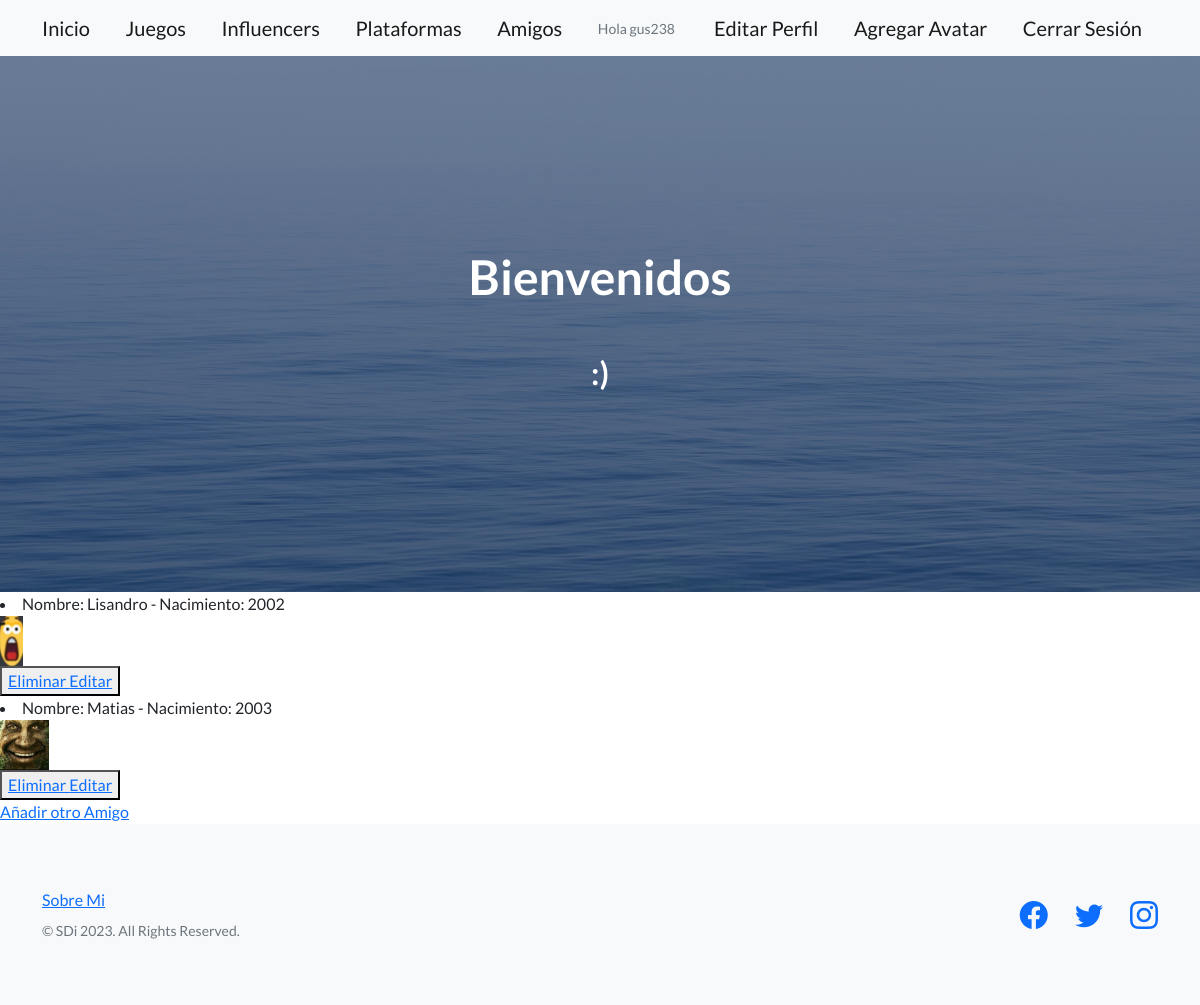
/LaSegunda/leer_amigo/ (signed in), run on the app's committed database.
### LaSegunda/models.py (models this page shows)
class Amigo(models.Model):
    nombre = models.CharField(max_length=40)
    nacimiento = models.IntegerField()
    imagen = models.ImageField(upload_to='la_segunda_objetos', null=True, blank=True)
    def __str__(self):
        return f"Nombre: {self.nombre} - Nacimiento: {self.nacimiento}"

### LaSegunda/views.py (the view)
# urls.py: path(r'leer_amigo/', views.leer_amigo, name='LeerAmigo'),
@login_required
def leer_amigo(request):
    amigo = Amigo.objects.all()
    contexto = {'amigo':amigo}
    return render(request, r'leer_amigo.html', contexto)

### LaSegunda/templates/leer_amigo.html
{% extends 'padre.html' %}
{% load static %}
{% block contenidoQueCambia %}
    {% for i in amigo %}
        <div>
            <li>{{i}}</li>
            {% if i.imagen %}
                <img height="50px" src="{{ i.imagen.url }}" alt="{{ i.nombre }}">
            {% endif %}
        </div>
        <button>
            <a href="{% url 'EliminarAmigo' i.nombre %}"> Eliminar </a>
            <a href="{% url 'EditarAmigo' i.nombre %}"> Editar </a>
        </button>
    {% endfor %}
    <br>
    <a href="{% url 'Amigo' %}"> Añadir otro Amigo</a>
{% endblock %}

### AppGenerica/templates/padre.html (shortened to what this page needs)
<!DOCTYPE html>
<html lang="en">
    <head>
        {% load static %}
        <link href="https://cdn.jsdelivr.net/npm/bootstrap-icons@1.5.0/font/bootstrap-icons.css" rel="stylesheet" type="text/css" />
        <link href="{% static 'AppGenerica/css/styles.css' %}" rel="stylesheet" />
    </head>
    <body>
        <nav class="navbar navbar-light bg-light static-top">
            <div class="container">
                <a class="navbar-brand" href="{% url 'Inicio' %}">Inicio</a>
                <a class="navbar-brand" href="{% url 'LeerJuego' %}">Juegos</a>
                <a class="navbar-brand" href="{% url 'LeerInfluencer' %}">Influencers</a>
                <a class="navbar-brand" href="{% url 'LeerPlataforma' %}">Plataformas</a>
                <a class="navbar-brand" href="{% url 'LeerAmigo' %}">Amigos</a>
                {% if request.user.is_authenticated %}
                <p class="text-muted small mb-4 mb-lg-0">Hola {{user.username}}</p>
                <a class="navbar-brand" href="{% url 'EditarPerfil' %}">Editar Perfil</a>
                <a class="navbar-brand" href="{% url 'AgregarAvatar' %}">Agregar Avatar</a>
                <a class="navbar-brand" href="{% url 'Logout' %}">Cerrar Sesión</a>
                {% endif %}
            </div>
        </nav>
        <header class="masthead">
            <div class="container position-relative">
                <div class="row justify-content-center">
                    <div class="col-xl-6">
                        <div class="text-center text-white">
                            <h1 class="mb-5">Bienvenidos</h1>
                            <h2>:)</h2>
                        </div>
                    </div>
                </div>
            </div>
        </header>
        {% block contenidoQueCambia %}
        {% endblock %}
        <footer class="footer bg-light">
            <div class="container">
                <div class="row">
                    <div class="col-lg-6 h-100 text-center text-lg-start my-auto">
                        <ul class="list-inline mb-2">
                            <li class="list-inline-item"><a href="{% url 'SobreMi' %}">Sobre Mi</a></li>
                        </ul>
                        <p class="text-muted small mb-4 mb-lg-0">&copy; SDi 2023. All Rights Reserved.</p>
                    </div>
                    <div class="col-lg-6 h-100 text-center text-lg-end my-auto">
                        <ul class="list-inline mb-0">
                            <li class="list-inline-item me-4">
                                <a href="{% url 'Nada' %}"><i class="bi-facebook fs-3"></i></a>
                            </li>
                            <li class="list-inline-item me-4">
                                <a href="{% url 'Nada' %}"><i class="bi-twitter fs-3"></i></a>
                            </li>
                            <li class="list-inline-item">
                                <a href="{% url 'Nada' %}"><i class="bi-instagram fs-3"></i></a>
                            </li>
                        </ul>
                    </div>
                </div>
            </div>
        </footer>
    </body>
</html>

### data on the page
Amigo: nombre+nacimiento "Nombre: Lisandro - Nacimiento: 2002", imagen (picture)
Amigo: nombre+nacimiento "Nombre: Matias - Nacimiento: 2003", imagen (picture)

### other printed values
{{ user.username }} "gus238"
